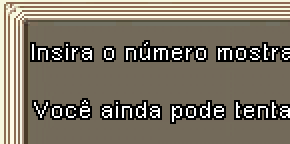
#> input picture img/teste.png, 145 x 72 px, found by its file name (shown 2 times larger)
$ python captcha.py
#> lines starting #> are read from the running program, lines starting #| are printed output that depends on the picture; after the words box and inside, x2 and y2 are one past the last pixel; in counts of white or black regions, pixels touching at a corner belong together
import cv2
import pytesseract


img = cv2.imread('captcha/teste.png')
#> img is the input picture: shape (72, 145, 3); mean B, G, R 101.7, 116.5, 124.9
gry = cv2.cvtColor(img, cv2.COLOR_BGR2GRAY)
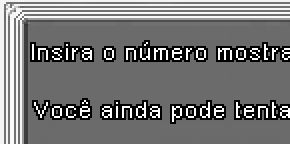
#> gry: shape (72, 145) (shown 2 times larger); min 0, max 255, mean 117.3
(h, w) = gry.shape[:2]
#> h = 72; w = 145
gry = cv2.resize(gry, (w*2, h*2))
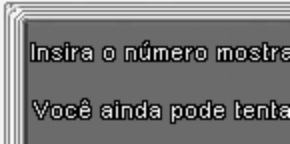
#> gry: shape (144, 290); min 0, max 255, mean 117.3
cls = cv2.morphologyEx(gry, cv2.MORPH_CLOSE, None)
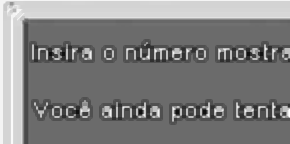
#> cls: shape (144, 290); min 16, max 255, mean 127.5
thr = cv2.threshold(cls, 0, 255, cv2.THRESH_BINARY | cv2.THRESH_OTSU)[1]
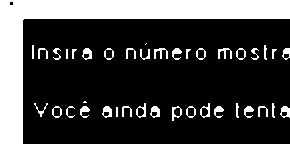
#> thr: shape (144, 290); 24.5% white; 40 white regions (2 under 20 px), largest, box (x1, y1, x2, y2) and area: (0, 0, 290, 144) 8377, (154, 48, 168, 59) 76, (218, 48, 232, 59) 76

filename = 'captcha/temp.png'
cv2.imwrite(filename, thr)


pytesseract.pytesseract.tesseract_cmd = 'C:/Program Files/Tesseract-OCR/tesseract.exe'
#> (the run stopped early here; a loop or call above may not have finished)
